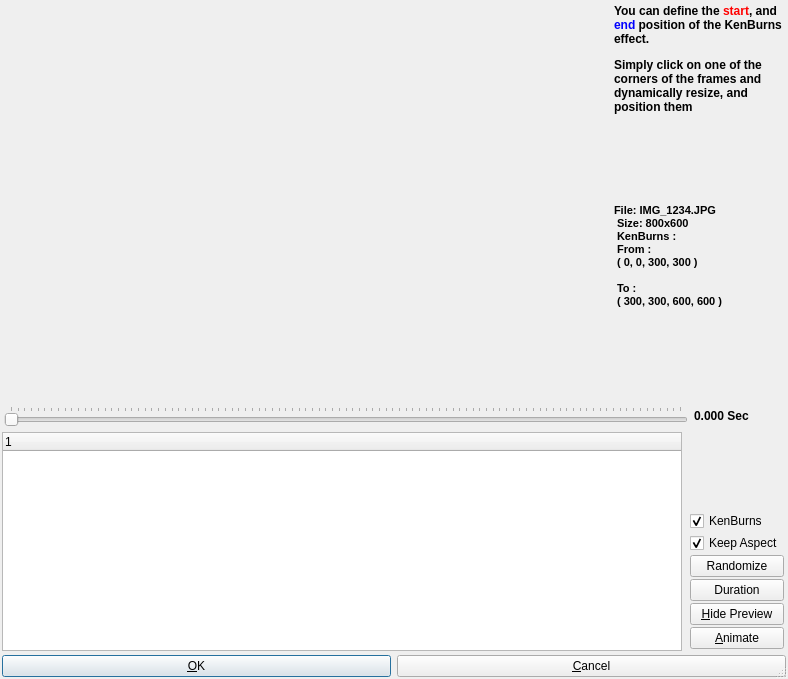
<?xml version="1.0" encoding="UTF-8"?>
<ui version="4.0">
 <class>uiDialogKenBurns</class>
 <widget class="QDialog" name="uiDialogKenBurns">
  <property name="geometry">
   <rect>
    <x>0</x>
    <y>0</y>
    <width>788</width>
    <height>679</height>
   </rect>
  </property>
  <property name="windowTitle">
   <string>KenBurns Dialog</string>
  </property>
  <property name="sizeGripEnabled">
   <bool>true</bool>
  </property>
  <layout class="QVBoxLayout">
   <property name="spacing">
    <number>4</number>
   </property>
   <property name="leftMargin">
    <number>2</number>
   </property>
   <property name="topMargin">
    <number>2</number>
   </property>
   <property name="rightMargin">
    <number>2</number>
   </property>
   <property name="bottomMargin">
    <number>2</number>
   </property>
   <item>
    <layout class="QVBoxLayout">
     <property name="spacing">
      <number>2</number>
     </property>
     <property name="leftMargin">
      <number>2</number>
     </property>
     <property name="topMargin">
      <number>2</number>
     </property>
     <property name="rightMargin">
      <number>2</number>
     </property>
     <property name="bottomMargin">
      <number>2</number>
     </property>
     <item>
      <layout class="QHBoxLayout">
       <item>
        <widget class="QFrame" name="m_pPreviewFrame">
         <property name="sizePolicy">
          <sizepolicy hsizetype="Preferred" vsizetype="MinimumExpanding">
           <horstretch>0</horstretch>
           <verstretch>0</verstretch>
          </sizepolicy>
         </property>
         <property name="minimumSize">
          <size>
           <width>600</width>
           <height>400</height>
          </size>
         </property>
         <layout class="QGridLayout">
          <property name="leftMargin">
           <number>0</number>
          </property>
          <property name="topMargin">
           <number>0</number>
          </property>
          <property name="rightMargin">
           <number>0</number>
          </property>
          <property name="bottomMargin">
           <number>0</number>
          </property>
          <property name="spacing">
           <number>0</number>
          </property>
          <item row="1" column="0">
           <spacer name="spacer4">
            <property name="orientation">
             <enum>Qt::Horizontal</enum>
            </property>
            <property name="sizeType">
             <enum>QSizePolicy::Maximum</enum>
            </property>
            <property name="sizeHint" stdset="0">
             <size>
              <width>4</width>
              <height>2</height>
             </size>
            </property>
           </spacer>
          </item>
          <item row="0" column="1">
           <spacer name="spacer5">
            <property name="orientation">
             <enum>Qt::Vertical</enum>
            </property>
            <property name="sizeType">
             <enum>QSizePolicy::Maximum</enum>
            </property>
            <property name="sizeHint" stdset="0">
             <size>
              <width>2</width>
              <height>4</height>
             </size>
            </property>
           </spacer>
          </item>
          <item row="2" column="1">
           <spacer name="spacer3">
            <property name="orientation">
             <enum>Qt::Vertical</enum>
            </property>
            <property name="sizeType">
             <enum>QSizePolicy::Maximum</enum>
            </property>
            <property name="sizeHint" stdset="0">
             <size>
              <width>2</width>
              <height>4</height>
             </size>
            </property>
           </spacer>
          </item>
          <item row="1" column="2">
           <spacer name="spacer6_2">
            <property name="orientation">
             <enum>Qt::Horizontal</enum>
            </property>
            <property name="sizeType">
             <enum>QSizePolicy::Maximum</enum>
            </property>
            <property name="sizeHint" stdset="0">
             <size>
              <width>4</width>
              <height>2</height>
             </size>
            </property>
           </spacer>
          </item>
          <item row="1" column="1">
           <widget class="QLabel" name="m_pLabelPreview">
            <property name="sizePolicy">
             <sizepolicy hsizetype="MinimumExpanding" vsizetype="MinimumExpanding">
              <horstretch>0</horstretch>
              <verstretch>10</verstretch>
             </sizepolicy>
            </property>
            <property name="minimumSize">
             <size>
              <width>100</width>
              <height>100</height>
             </size>
            </property>
            <property name="text">
             <string/>
            </property>
            <property name="wordWrap">
             <bool>false</bool>
            </property>
           </widget>
          </item>
         </layout>
        </widget>
       </item>
       <item>
        <widget class="QFrame" name="m_pFrameText">
         <layout class="QVBoxLayout">
          <property name="spacing">
           <number>0</number>
          </property>
          <property name="leftMargin">
           <number>0</number>
          </property>
          <property name="topMargin">
           <number>0</number>
          </property>
          <property name="rightMargin">
           <number>0</number>
          </property>
          <property name="bottomMargin">
           <number>0</number>
          </property>
          <item>
           <widget class="QLabel" name="m_pLabelHeader">
            <property name="text">
             <string>&lt;b&gt;&lt;p&gt;You can define the &lt;font color=&quot;#FF0000&quot;&gt;start&lt;/font&gt;, and &lt;font color=&quot;#0000FF&quot;&gt;end&lt;/font&gt; position of the KenBurns effect.&lt;/p&gt;

&lt;p&gt;Simply click on one of the corners of the frames and dynamically resize, and position them&lt;/p&gt;&lt;/b&gt;</string>
            </property>
            <property name="alignment">
             <set>Qt::AlignTop</set>
            </property>
            <property name="wordWrap">
             <bool>true</bool>
            </property>
           </widget>
          </item>
          <item>
           <widget class="QLabel" name="m_pLabelInfo">
            <property name="minimumSize">
             <size>
              <width>170</width>
              <height>0</height>
             </size>
            </property>
            <property name="maximumSize">
             <size>
              <width>170</width>
              <height>32767</height>
             </size>
            </property>
            <property name="font">
             <font>
              <pointsize>8</pointsize>
              <weight>75</weight>
              <bold>true</bold>
             </font>
            </property>
            <property name="text">
             <string>&lt;b&gt;File: IMG_1234.JPG&lt;/b&gt;&lt;br /&gt;
&lt;b&gt;Size: 800x600&lt;/b&gt;&lt;br /&gt;&lt;p&gt;&lt;/p&gt;
&lt;b&gt;&lt;u&gt;KenBurns : &lt;/u&gt;&lt;/b&gt;&lt;br /&gt;
&lt;u&gt;From : &lt;/u&gt;&lt;br /&gt;
&lt;b&gt;( 0, 0, 300, 300 )&lt;/b&gt;&lt;br /&gt;

&lt;u&gt;To : &lt;/u&gt;&lt;br /&gt;
&lt;b&gt;( 300, 300, 600, 600 )&lt;/b&gt;</string>
            </property>
            <property name="alignment">
             <set>Qt::AlignTop</set>
            </property>
            <property name="wordWrap">
             <bool>true</bool>
            </property>
           </widget>
          </item>
         </layout>
        </widget>
       </item>
      </layout>
     </item>
     <item>
      <layout class="QHBoxLayout">
       <item>
        <widget class="QSlider" name="m_pSlider">
         <property name="sizePolicy">
          <sizepolicy hsizetype="MinimumExpanding" vsizetype="Fixed">
           <horstretch>10</horstretch>
           <verstretch>0</verstretch>
          </sizepolicy>
         </property>
         <property name="maximum">
          <number>1000</number>
         </property>
         <property name="orientation">
          <enum>Qt::Horizontal</enum>
         </property>
         <property name="tickPosition">
          <enum>QSlider::TicksAbove</enum>
         </property>
        </widget>
       </item>
       <item>
        <widget class="QLabel" name="m_pLabelTime">
         <property name="minimumSize">
          <size>
           <width>90</width>
           <height>0</height>
          </size>
         </property>
         <property name="text">
          <string>&lt;b&gt;0.000 Sec&lt;/b&gt;</string>
         </property>
         <property name="wordWrap">
          <bool>false</bool>
         </property>
        </widget>
       </item>
      </layout>
     </item>
    </layout>
   </item>
   <item>
    <layout class="QHBoxLayout">
     <item>
      <widget class="QTreeWidget" name="m_pListView">
       <column>
        <property name="text">
         <string notr="true">1</string>
        </property>
       </column>
      </widget>
     </item>
     <item>
      <layout class="QVBoxLayout">
       <property name="spacing">
        <number>0</number>
       </property>
       <property name="leftMargin">
        <number>0</number>
       </property>
       <property name="topMargin">
        <number>0</number>
       </property>
       <property name="rightMargin">
        <number>0</number>
       </property>
       <property name="bottomMargin">
        <number>0</number>
       </property>
       <item>
        <spacer name="spacer6">
         <property name="orientation">
          <enum>Qt::Vertical</enum>
         </property>
         <property name="sizeType">
          <enum>QSizePolicy::Expanding</enum>
         </property>
         <property name="sizeHint" stdset="0">
          <size>
           <width>10</width>
           <height>10</height>
          </size>
         </property>
        </spacer>
       </item>
       <item>
        <widget class="QFrame" name="frame5">
         <property name="sizePolicy">
          <sizepolicy hsizetype="Preferred" vsizetype="Preferred">
           <horstretch>0</horstretch>
           <verstretch>0</verstretch>
          </sizepolicy>
         </property>
         <property name="maximumSize">
          <size>
           <width>32767</width>
           <height>200</height>
          </size>
         </property>
         <layout class="QVBoxLayout">
          <property name="spacing">
           <number>2</number>
          </property>
          <property name="leftMargin">
           <number>2</number>
          </property>
          <property name="topMargin">
           <number>2</number>
          </property>
          <property name="rightMargin">
           <number>2</number>
          </property>
          <property name="bottomMargin">
           <number>2</number>
          </property>
          <item>
           <widget class="QCheckBox" name="m_pCheckKenBurns">
            <property name="text">
             <string>KenBurns</string>
            </property>
            <property name="shortcut">
             <string/>
            </property>
            <property name="checked">
             <bool>true</bool>
            </property>
           </widget>
          </item>
          <item>
           <widget class="QCheckBox" name="m_pCheckAspect">
            <property name="text">
             <string>Keep Aspect</string>
            </property>
            <property name="shortcut">
             <string>Ctrl+S</string>
            </property>
            <property name="checked">
             <bool>true</bool>
            </property>
           </widget>
          </item>
          <item>
           <widget class="QPushButton" name="m_pButtonRandom">
            <property name="text">
             <string>Randomize</string>
            </property>
           </widget>
          </item>
          <item>
           <widget class="QPushButton" name="m_pButtonDuration">
            <property name="text">
             <string>Duration</string>
            </property>
           </widget>
          </item>
          <item>
           <widget class="QPushButton" name="m_pButtonHide">
            <property name="text">
             <string>&amp;Hide Preview</string>
            </property>
            <property name="shortcut">
             <string>Alt+H</string>
            </property>
            <property name="autoDefault">
             <bool>true</bool>
            </property>
           </widget>
          </item>
          <item>
           <widget class="QPushButton" name="m_pButtonAnimate">
            <property name="text">
             <string>&amp;Animate</string>
            </property>
            <property name="shortcut">
             <string>Alt+A</string>
            </property>
            <property name="autoDefault">
             <bool>true</bool>
            </property>
           </widget>
          </item>
         </layout>
        </widget>
       </item>
      </layout>
     </item>
    </layout>
   </item>
   <item>
    <layout class="QHBoxLayout">
     <item>
      <widget class="QPushButton" name="buttonOk">
       <property name="text">
        <string>&amp;OK</string>
       </property>
       <property name="shortcut">
        <string/>
       </property>
       <property name="autoDefault">
        <bool>true</bool>
       </property>
       <property name="default">
        <bool>true</bool>
       </property>
      </widget>
     </item>
     <item>
      <widget class="QPushButton" name="buttonCancel">
       <property name="text">
        <string>&amp;Cancel</string>
       </property>
       <property name="shortcut">
        <string/>
       </property>
       <property name="autoDefault">
        <bool>true</bool>
       </property>
      </widget>
     </item>
    </layout>
   </item>
  </layout>
 </widget>
 <layoutdefault spacing="6" margin="11"/>
 <pixmapfunction>qPixmapFromMimeSource</pixmapfunction>
 <resources/>
 <connections>
  <connection>
   <sender>buttonOk</sender>
   <signal>clicked()</signal>
   <receiver>uiDialogKenBurns</receiver>
   <slot>accept()</slot>
   <hints>
    <hint type="sourcelabel">
     <x>20</x>
     <y>20</y>
    </hint>
    <hint type="destinationlabel">
     <x>20</x>
     <y>20</y>
    </hint>
   </hints>
  </connection>
  <connection>
   <sender>buttonCancel</sender>
   <signal>clicked()</signal>
   <receiver>uiDialogKenBurns</receiver>
   <slot>reject()</slot>
   <hints>
    <hint type="sourcelabel">
     <x>20</x>
     <y>20</y>
    </hint>
    <hint type="destinationlabel">
     <x>20</x>
     <y>20</y>
    </hint>
   </hints>
  </connection>
 </connections>
</ui>
